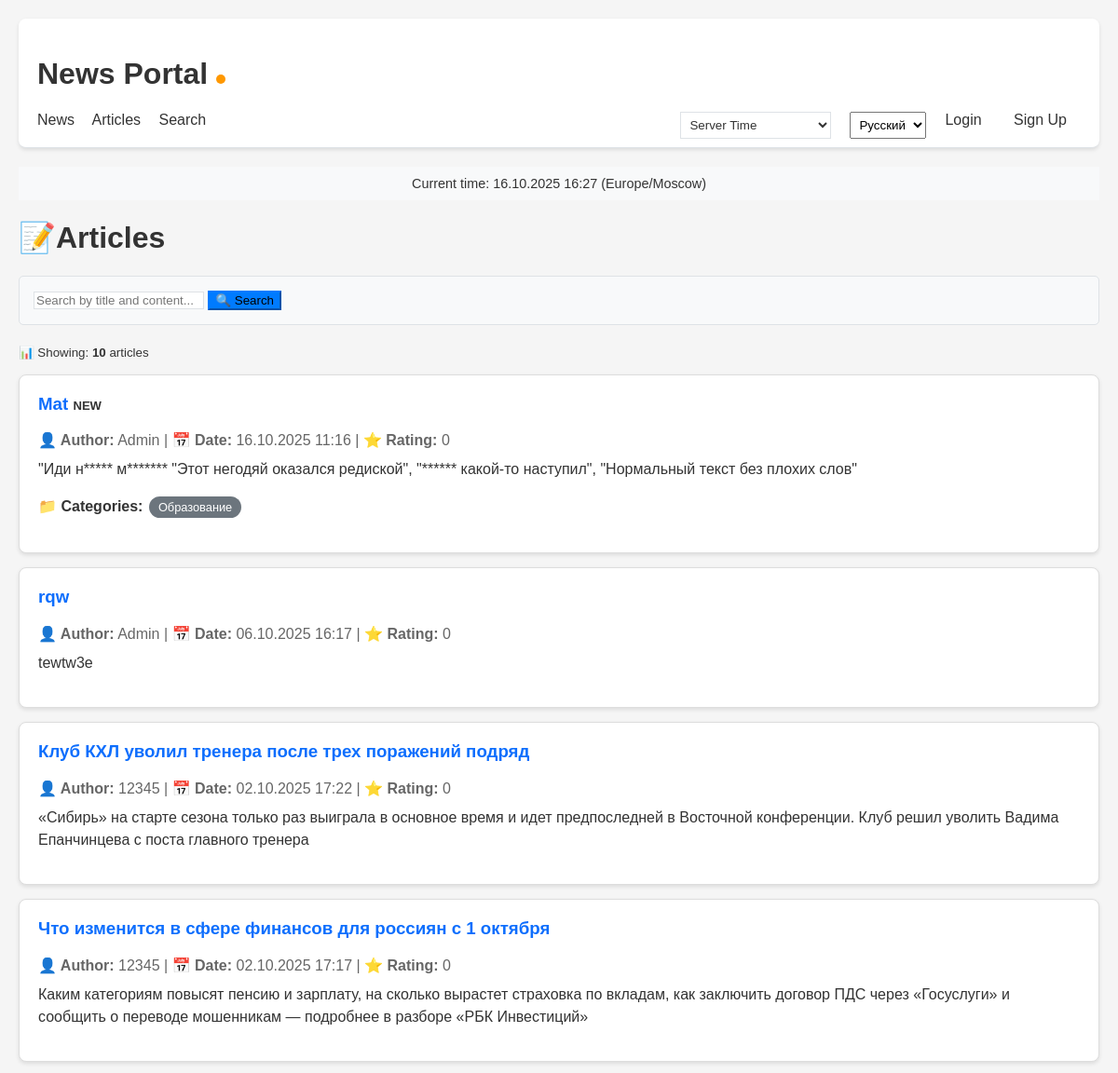
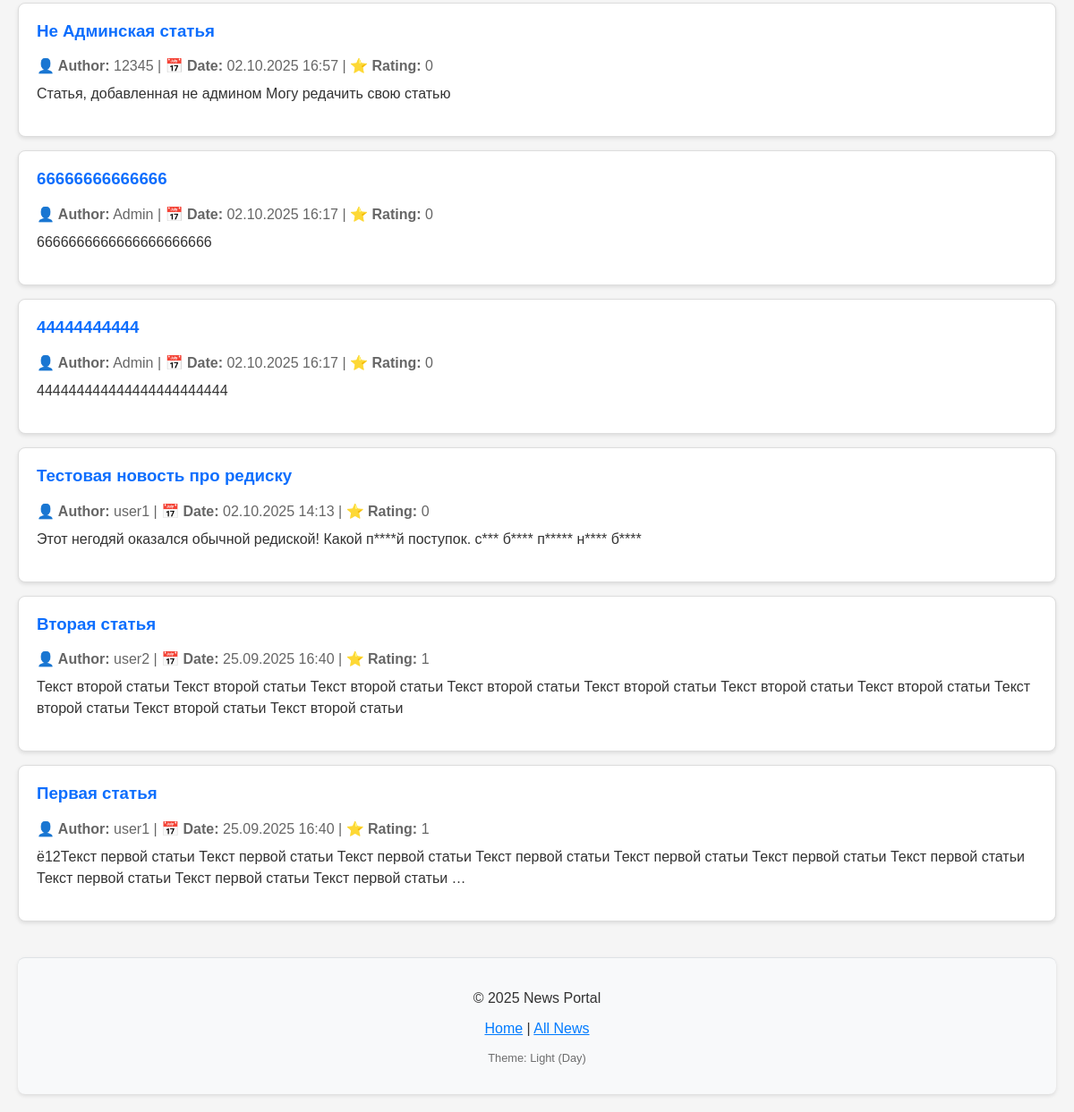
The app's page /news/articles/, older data (2 pictures, top to bottom).
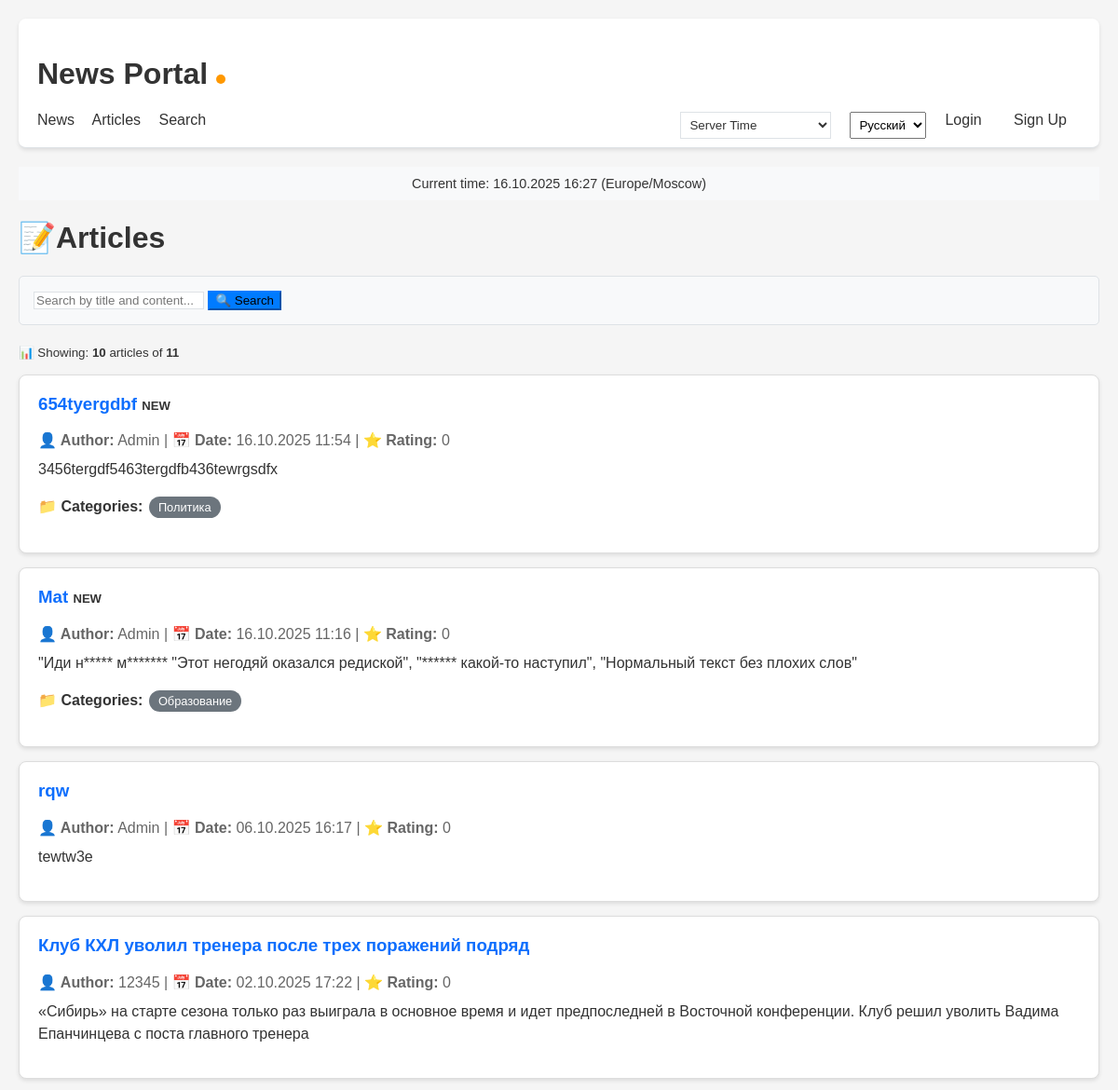
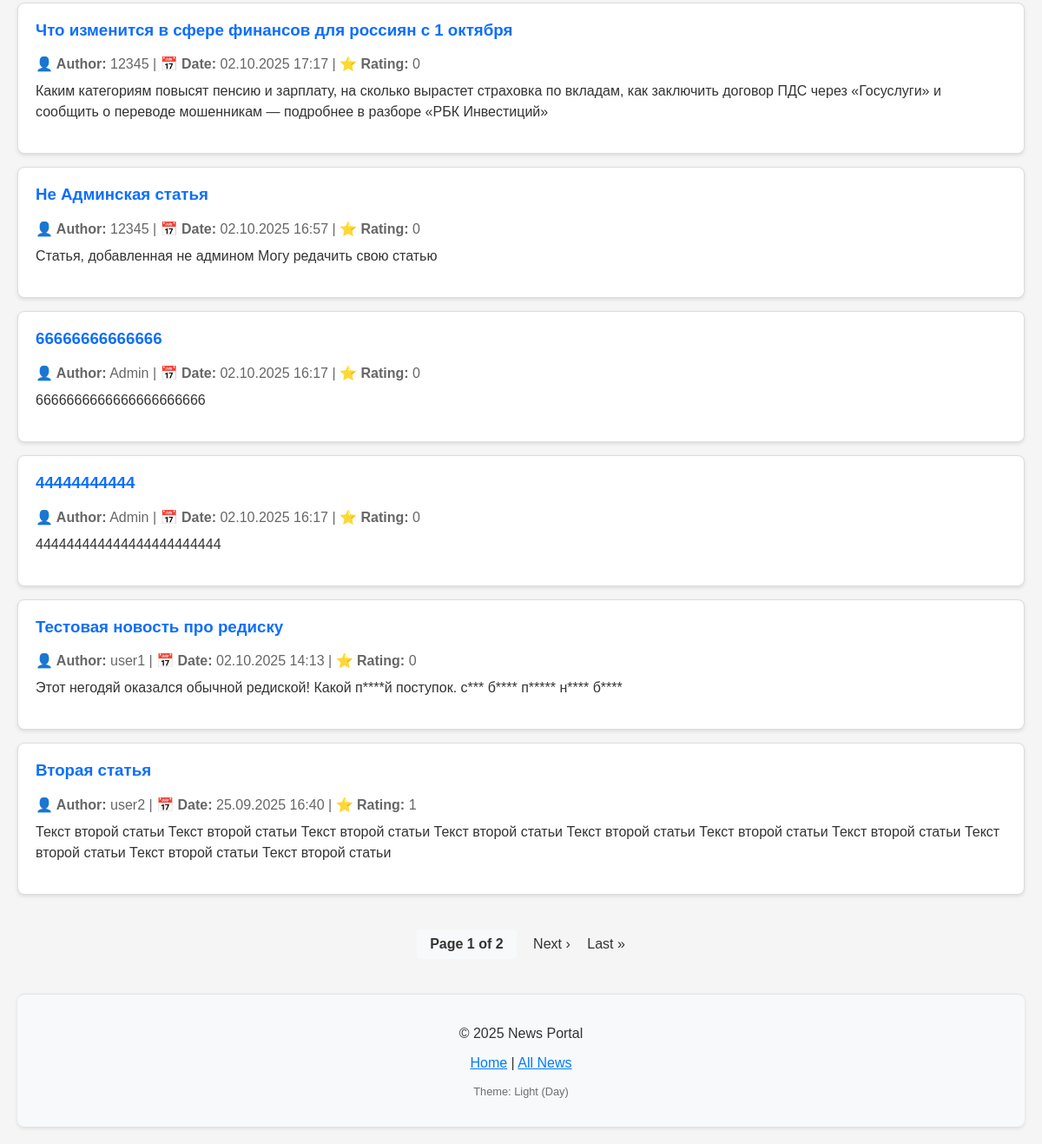
The same page, newer data (2 pictures, top to bottom).
### news/models.py (models this page shows, shortened)
class Post(models.Model):
    ARTICLE = 'AR'
    NEWS = 'NW'
    POST_TYPES = [
        (ARTICLE, _('Article')),
        (NEWS, _('News')),
    ]
    author = models.ForeignKey(
        Author,
        on_delete=models.CASCADE,
        verbose_name=_('Author')
    )
    post_type = models.CharField(
        max_length=2,
        choices=POST_TYPES,
        verbose_name=_('Post type')
    )
    created_at = models.DateTimeField(
        auto_now_add=True,
        verbose_name=_('Created at')
    )
    updated_at = models.DateTimeField(
        auto_now=True,
        verbose_name=_('Updated at')
    )
    categories = models.ManyToManyField(
        Category,
        through='PostCategory',
        verbose_name=_('Categories'),
        blank=True  # Добавляем blank=True
    )
    title = models.CharField(
        max_length=200,
        verbose_name=_('Title')
    )
    content = models.TextField(verbose_name=_('Content'))
    rating = models.IntegerField(
        default=0,
        verbose_name=_('Rating')
    )
    is_published = models.BooleanField(
        default=True,
        verbose_name=_('Is published')
    )
    @property
    def is_recent(self):
        return (timezone.now() - self.created_at).days < 7
    class Meta:
        verbose_name = _('Post')
        verbose_name_plural = _('Posts')
        ordering = ['-created_at']

class Author(models.Model):
    user = models.OneToOneField(User, on_delete=models.CASCADE, verbose_name=_('User'))
    rating = models.IntegerField(default=0, verbose_name=_('Rating'))
    class Meta:
        verbose_name = _('Author')
        verbose_name_plural = _('Authors')

class Category(models.Model):
    name = models.CharField(max_length=100, unique=True, verbose_name=_('Name'))
    subscribers = models.ManyToManyField(
        User,
        through='Subscription',
        related_name='subscribed_categories',
        blank=True,
        verbose_name=_('Subscribers')
    )
    class Meta:
        verbose_name = _('Category')
        verbose_name_plural = _('Categories')

### news/views.py (the view)
# urls.py: path('articles/', views.ArticleList.as_view(), name='article_list'),
class ArticleList(ListView):
    model = Post
    template_name = 'news/article_list.html'
    context_object_name = 'articles'
    paginate_by = 10
    def get_queryset(self):
        return Post.objects.filter(post_type='AR').order_by('-created_at')
    def get_context_data(self, **kwargs):
        context = super().get_context_data(**kwargs)
        context['is_author'] = self.request.user.groups.filter(
            name='authors').exists() if self.request.user.is_authenticated else False
        context['current_time'] = timezone.now()
        context['timezones'] = COMMON_TIMEZONES
        return context

### news/context_processors.py (called while the page is built)
def timezone_context(request):
    return {
        'current_time': timezone.now(),
        'timezones': pytz.common_timezones,
    }

def user_groups(request):
    return {
        'is_author': request.user.groups.filter(name='authors').exists() if request.user.is_authenticated else False
    }

### news/templatetags/censor_filters.py (called while the page is built)
@register.filter
def censor_text(value):
    if not isinstance(value, str):
        return value
    value = unescape(value)
    if '<' in value and '>' in value:
        parts = re.split(r'(<[^>]+>)', value)
        result = []
        for part in parts:
            if part.startswith('<') and part.endswith('>'):
                result.append(part)
            else:
                result.append(censor(part))
        return ''.join(result)
    else:
        return censor(value)

### templates/news/article_list.html (shortened to what this page needs)
{% extends 'default.html' %}
{% load censor_filters %}
{% load i18n %}
{% block content %}
<div class="container">
    <div class="d-flex justify-content-between align-items-center mb-4">
        <h1>📝{% trans "Articles" %}</h1>
    </div>
    <div style="margin-bottom: 20px; padding: 15px; background: #f8f9fa; border-radius: 5px; border: 1px solid #dee2e6;">
        <form method="get" action="{% url 'news_search' %}">
            <div class="input-group">
                <input type="text" name="q" class="form-control" placeholder="{% trans 'Search by title and content...' %}" value="{{ request.GET.q }}">
                <button class="btn btn-primary" type="submit">🔍 {% trans "Search" %}</button>
            </div>
        </form>
    </div>
    <div style="margin-bottom: 15px;">
        <small class="text-muted">
            📊 {% trans "Showing:" %} <strong>{{ articles|length }}</strong> {% trans "articles" %}
            {% if page_obj.paginator.count > articles|length %}
            {% trans "of" %} <strong>{{ page_obj.paginator.count }}</strong>
            {% endif %}
        </small>
    </div>
    <div class="posts-container">
        {% for article in articles %}
        <div class="news-item" style="border: 1px solid #ddd; padding: 20px; margin: 15px 0; border-radius: 8px; background: white; box-shadow: 0 2px 4px rgba(0,0,0,0.1);">
            <h3>
                <a href="{% url 'article_detail' article.pk %}" style="color: #0d6efd; text-decoration: none;">
                    {{ article.title|censor_text }}
                </a>
                {% if article.is_recent %}
                <span class="badge bg-success" style="font-size: 0.7em;">{% trans "NEW" %}</span>
                {% endif %}
            </h3>
            <div style="color: #666; margin-bottom: 10px;">
                <strong>👤 {% trans "Author:" %}</strong> {{ article.author.user.username }} |
                <strong>📅 {% trans "Date:" %}</strong> {{ article.created_at|date:"d.m.Y H:i" }} |
                <strong>⭐ {% trans "Rating:" %}</strong> {{ article.rating }}
            </div>
            <div style="line-height: 1.5; margin-bottom: 15px;">
                {{ article.content|censor_text|safe|truncatewords:30 }}
            </div>
            {% if article.categories.all %}
            <div style="margin: 15px 0;">
                <strong>📁 {% trans "Categories:" %}</strong>
                {% for category in article.categories.all %}
                <span style="background: #6c757d; color: white; padding: 4px 10px; border-radius: 15px; margin: 2px; display: inline-block; font-size: 0.8em;">
                    {{ category.name }}
                </span>
                {% endfor %}
            </div>
            {% endif %}
        </div>
        {% endfor %}
    </div>
    {% if page_obj.has_other_pages %}
    <nav style="text-align: center; margin: 40px 0;">
        <div style="display: inline-block;">
            <span style="display: inline-block; margin: 0 15px; padding: 8px 15px; background: #f8f9fa; border-radius: 4px; font-weight: bold;">
                {% trans "Page" %} {{ page_obj.number }} {% trans "of" %} {{ page_obj.paginator.num_pages }}
            </span>
            {% if page_obj.has_next %}
                <a href="?page={{ page_obj.next_page_number }}" class="btn btn-outline-primary btn-sm">{% trans "Next" %} ›</a>
                <a href="?page={{ page_obj.paginator.num_pages }}" class="btn btn-outline-secondary btn-sm">{% trans "Last" %} »</a>
            {% endif %}
        </div>
    </nav>
    {% endif %}
</div>
{% endblock %}

Row changes from the older to the newer data that the page shows:
no longer on this page (row unchanged): Post: title|censor_text "Первая статья", author.user.username "user1", created_at "25.09.2025 16:40", rating "1", content|censor_text "ё12Текст первой статьи Текст первой статьи Текст первой статьи Текст первой статьи Текст первой статьи Текст первой статьи Текст первой статьи Текст первой статьи Текст первой статьи Текст первой статьи …"
added Post: title|censor_text "654tyergdbf", author.user.username "Admin", created_at "16.10.2025 11:54", rating "0", content|censor_text "3456tergdf5463tergdfb436tewrgsdfx"
now on this page (row unchanged): Category: name "Политика", shown under "654tyergdbf"
Text that changed along with them:
{{ page_obj.paginator.count }}: (not shown) → "11"
{{ page_obj.number }}: (not shown) → "1"
{{ page_obj.paginator.num_pages }}: (not shown) → "2"
text now shown: "of Page of Next › Last »"
